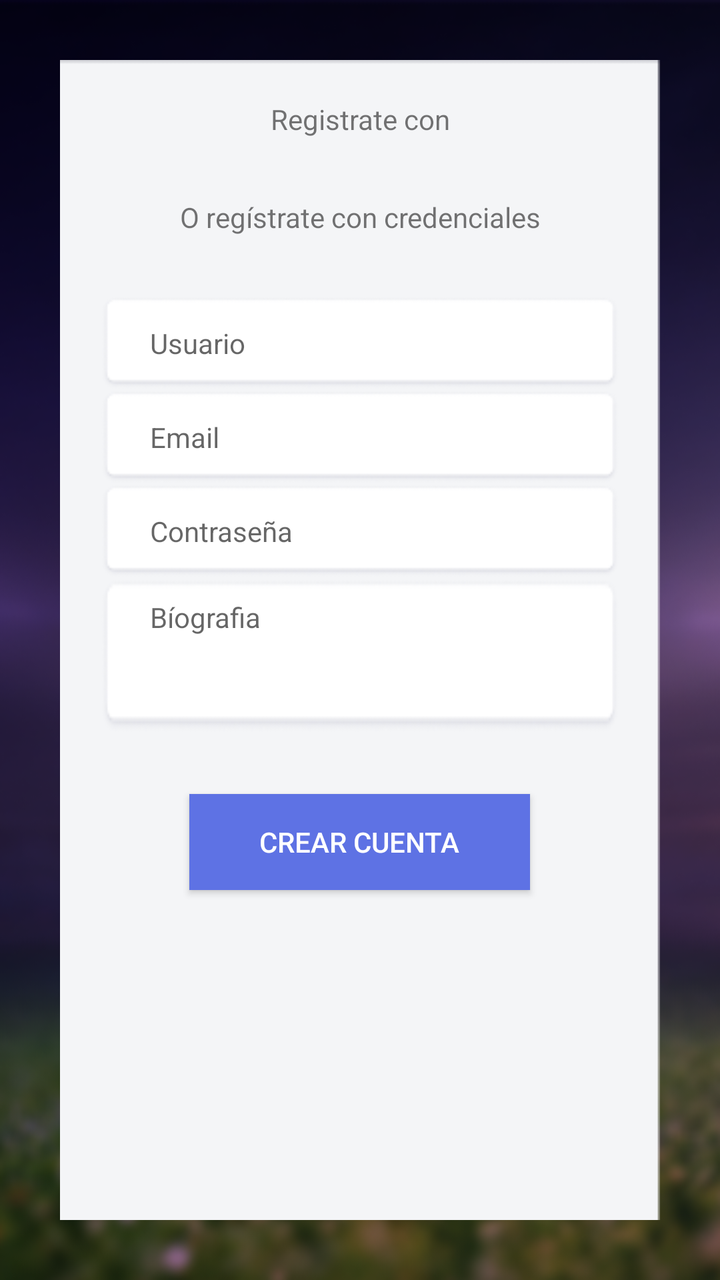
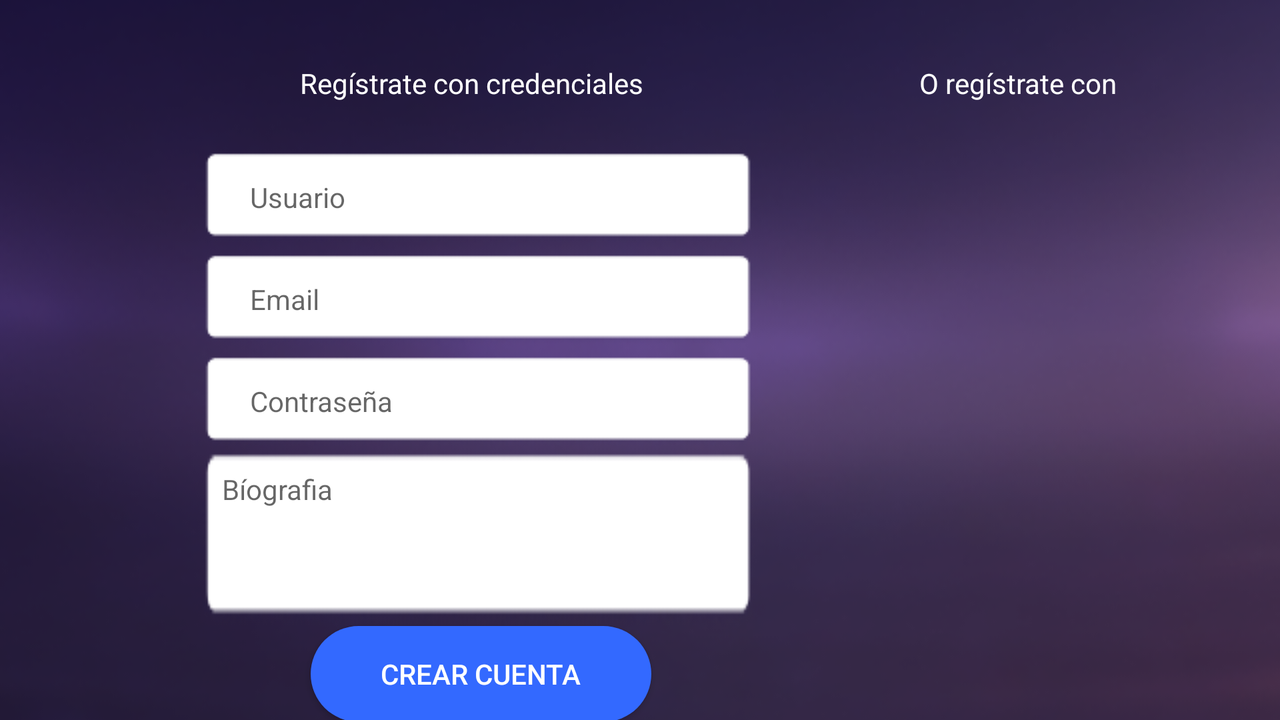

Two renders of one Android screen. The first uses the default layout on a phone; the second uses the alternative layout the repository ships for a different screen configuration, on a matching device. The two XML files are below.
<!-- AndroidManifest.xml: application theme AppTheme -->
<!-- res/layout/fragment_registrar.xml -->
<?xml version="1.0" encoding="utf-8"?>
<FrameLayout xmlns:android="http://schemas.android.com/apk/res/android"
    xmlns:app="http://schemas.android.com/apk/res-auto"
    xmlns:tools="http://schemas.android.com/tools"
    android:layout_width="match_parent"
    android:layout_height="match_parent"
    tools:context=".view.RegistrarFragment">

    <ImageView
        android:id="@+id/imageView"
        android:layout_width="match_parent"
        android:layout_height="match_parent"
        android:scaleType="centerCrop"
        android:src="@drawable/fondo" />

    <LinearLayout
        android:layout_width="match_parent"
        android:layout_height="match_parent"
        android:layout_margin="30sp"
        android:padding="20sp"
        android:background="@drawable/marco_largo"
        android:orientation="vertical">

        <TextView
            android:id="@+id/textView_registro_face_google"
            android:layout_width="match_parent"
            android:layout_height="wrap_content"
            android:gravity="center"
            android:layout_marginBottom="30sp"
            android:text="Registrate con" />

        <TextView
            android:id="@+id/textView_registro_credenciales"
            android:layout_width="match_parent"
            android:layout_height="wrap_content"
            android:gravity="center"
            android:layout_marginBottom="30sp"
            android:text="O regístrate con credenciales" />

        <EditText
            android:id="@+id/editText_username"
            android:layout_width="match_parent"
            android:layout_height="wrap_content"
            android:background="@drawable/marco_horizontal"
            android:ems="10"
            android:hint="Usuario"
            android:inputType="textPersonName"
            android:paddingLeft="25sp"
            android:textSize="14sp" />

        <EditText
            android:id="@+id/editText_email"
            android:layout_width="match_parent"
            android:layout_height="wrap_content"
            android:background="@drawable/marco_horizontal"
            android:ems="10"
            android:hint="Email"
            android:paddingLeft="25sp"
            android:textSize="14sp" />

        <EditText
            android:id="@+id/editText_password"
            android:layout_width="match_parent"
            android:layout_height="wrap_content"
            android:background="@drawable/marco_horizontal"
            android:ems="10"
            android:hint="Contraseña"
            android:paddingLeft="25sp"
            android:textSize="14sp" />

        <EditText
            android:id="@+id/editText_biografia"
            android:layout_width="match_parent"
            android:layout_height="wrap_content"
            android:background="@drawable/marco_horizontal"
            android:gravity="top"
            android:hint="Bíografia"
            android:lines="4"
            android:paddingLeft="25sp"
            android:paddingTop="10sp"
            android:textSize="14sp" />

        <Button
            android:id="@+id/button_registrar"
            android:layout_width="wrap_content"
            android:layout_height="wrap_content"
            android:layout_marginTop="30sp"
            android:paddingHorizontal="35sp"
            android:background="#5E72E4"
            android:layout_gravity="center"
            android:textColor="@android:color/white"
            android:text="CREAR CUENTA" />
    </LinearLayout>

</FrameLayout>
<!-- resources referenced by this layout -->
<resources>
  <!-- drawable fondo: png bitmap (drawable-v24, 154941 bytes) -->
  <!-- drawable marco_horizontal (drawable) -->
  <?xml version="1.0" encoding="utf-8"?>
  <vector xmlns:android="http://schemas.android.com/apk/res/android"
      android:width="278dp"
      android:height="47dp"
      android:viewportWidth="278"
      android:viewportHeight="47">
  
      <path
          android:fillColor="@android:color/white"
          android:pathData="M 7.81113 2.15356 L 270.35813 2.15356 Q 274.35813 2.15356 274.35813 6.15356 L 274.35813 38.55996 Q 274.35813 42.55996 270.35813 42.55996 L 7.81113 42.55996 Q 3.81113 42.55996 3.81113 38.55996 L 3.81113 6.15356 Q 3.81113 2.15356 7.81113 2.15356 Z" />
  </vector>
  <!-- drawable marco_largo: png bitmap (drawable-v24, 1518 bytes) -->
  <style name="AppTheme" parent="Theme.AppCompat.Light.DarkActionBar">
          
          <item name="colorPrimaryDark">#26174D</item>
          <item name="colorPrimary">#26174D</item>
      </style>
</resources>
<!-- res/layout-land/fragment_registrar.xml (the repository's variant of the layout above) -->
<!-- drawn on the phone turned sideways -->
<?xml version="1.0" encoding="utf-8"?>
<androidx.constraintlayout.widget.ConstraintLayout xmlns:android="http://schemas.android.com/apk/res/android"
    xmlns:app="http://schemas.android.com/apk/res-auto"
    xmlns:tools="http://schemas.android.com/tools"
    android:layout_width="match_parent"
    android:layout_height="match_parent"
    tools:context=".view.RegistrarFragment">


    <ImageView
        android:id="@+id/imageView"
        android:layout_width="match_parent"
        android:layout_height="match_parent"
        android:scaleType="centerCrop"
        android:src="@drawable/fondo"
        tools:layout_editor_absoluteX="16dp"
        tools:layout_editor_absoluteY="-186dp" />

    <TextView
        android:id="@+id/textView_registro_credenciales"
        android:layout_width="wrap_content"
        android:layout_height="wrap_content"
        android:layout_marginStart="150dp"
        android:layout_marginTop="32dp"
        android:gravity="center"
        android:text="Regístrate con credenciales"
        android:textColor="@android:color/white"
        app:layout_constraintStart_toStartOf="parent"
        app:layout_constraintTop_toTopOf="parent" />

    <EditText
        android:id="@+id/editText_username"
        android:layout_width="wrap_content"
        android:layout_height="wrap_content"
        android:layout_marginStart="100dp"
        android:layout_marginTop="24dp"
        android:background="@drawable/marco_horizontal"
        android:ems="10"
        android:hint="Usuario"
        android:inputType="textPersonName"
        android:paddingLeft="25sp"
        android:paddingRight="25sp"
        android:textSize="14sp"
        app:layout_constraintStart_toStartOf="parent"
        app:layout_constraintTop_toBottomOf="@+id/textView_registro_credenciales" />

    <EditText
        android:id="@+id/editText_password"
        android:layout_width="wrap_content"
        android:layout_height="wrap_content"
        android:layout_marginStart="100dp"
        android:layout_marginTop="4dp"
        android:background="@drawable/marco_horizontal"
        android:ems="10"
        android:hint="Contraseña"
        android:inputType="textPassword"
        android:paddingLeft="25sp"
        android:paddingRight="25sp"
        android:textSize="14sp"
        app:layout_constraintStart_toStartOf="parent"
        app:layout_constraintTop_toBottomOf="@+id/editText_email" />

    <EditText
        android:id="@+id/editText_biografia"
        android:layout_width="wrap_content"
        android:layout_height="wrap_content"
        android:layout_marginStart="100dp"
        android:background="@drawable/marco_horizontal"
        android:gravity="top"
        android:hint="Bíografia"
        android:lines="4"
        android:padding="11sp"
        android:textSize="14sp"
        app:layout_constraintStart_toStartOf="parent"
        app:layout_constraintTop_toBottomOf="@+id/editText_password" />

    <EditText
        android:id="@+id/editText_email"
        android:layout_width="wrap_content"
        android:layout_height="wrap_content"
        android:layout_marginStart="100dp"
        android:layout_marginTop="4dp"
        android:background="@drawable/marco_horizontal"
        android:ems="10"
        android:hint="Email"
        android:inputType="textEmailAddress"
        android:paddingLeft="25sp"
        android:paddingRight="25sp"
        android:textSize="14sp"
        app:layout_constraintStart_toStartOf="parent"
        app:layout_constraintTop_toBottomOf="@+id/editText_username" />

    <TextView
        android:id="@+id/textView4"
        android:layout_width="wrap_content"
        android:layout_height="wrap_content"
        android:layout_marginTop="32dp"
        android:text="O regístrate con"
        android:textColor="@android:color/white"
        app:layout_constraintBottom_toTopOf="@+id/button_registrar"
        app:layout_constraintEnd_toEndOf="parent"
        app:layout_constraintStart_toEndOf="@+id/editText_username"
        app:layout_constraintTop_toTopOf="parent"
        app:layout_constraintVertical_bias="0.0" />

    <Button
        android:id="@+id/button_registrar"
        android:layout_width="wrap_content"
        android:layout_height="wrap_content"
        android:layout_gravity="center"
        android:background="@drawable/marco_button_blue"
        android:paddingHorizontal="35sp"
        android:text="CREAR CUENTA"
        android:textColor="@android:color/white"
        app:layout_constraintBottom_toBottomOf="parent"
        app:layout_constraintEnd_toEndOf="@+id/editText_biografia"
        app:layout_constraintHorizontal_bias="0.514"
        app:layout_constraintStart_toStartOf="@+id/editText_biografia"
        app:layout_constraintTop_toBottomOf="@+id/editText_biografia" />

</androidx.constraintlayout.widget.ConstraintLayout>
<!-- resources referenced by the variant -->
<!-- as the phone turned sideways resolves them -->
<resources>
  <!-- drawable fondo: png bitmap (drawable-v24, 154941 bytes) -->
  <!-- drawable marco_button_blue (drawable) -->
  <?xml version="1.0" encoding="utf-8"?>
  <selector xmlns:android="http://schemas.android.com/apk/res/android">
      <item>
          <shape android:shape="rectangle">
              
              <solid android:color="#3369FF" />
              
  
  
              
              <corners android:radius="50sp" />
          </shape>
      </item>
  </selector>
  <!-- drawable marco_horizontal (drawable) -->
  <?xml version="1.0" encoding="utf-8"?>
  <vector xmlns:android="http://schemas.android.com/apk/res/android"
      android:width="278dp"
      android:height="47dp"
      android:viewportWidth="278"
      android:viewportHeight="47">
  
      <path
          android:fillColor="@android:color/white"
          android:pathData="M 7.81113 2.15356 L 270.35813 2.15356 Q 274.35813 2.15356 274.35813 6.15356 L 274.35813 38.55996 Q 274.35813 42.55996 270.35813 42.55996 L 7.81113 42.55996 Q 3.81113 42.55996 3.81113 38.55996 L 3.81113 6.15356 Q 3.81113 2.15356 7.81113 2.15356 Z" />
  </vector>
  <style name="AppTheme" parent="Theme.AppCompat.Light.DarkActionBar">
          
          <item name="colorPrimaryDark">#26174D</item>
          <item name="colorPrimary">#26174D</item>
      </style>
</resources>
